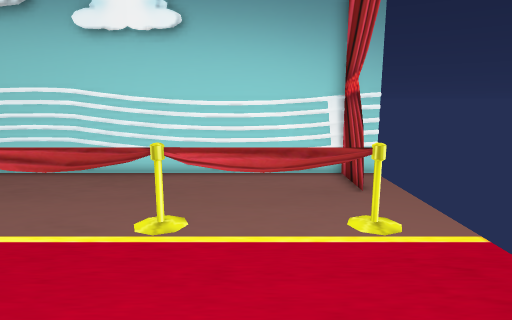
View 1 (above)

16 first-person views from a walk through a Unity game level. The camera is 1.4 m above the floor, tilts 10° down and sees 75° across. The floor is counted in squares, 0.45 m on a side. Each view is taken from the middle of a square. On the plan, view 1 faces up. The plan holds only what a view shows up to about 20 squares ahead; the rest is blank. The place goes on beyond the plan. The player is left out.

View 2
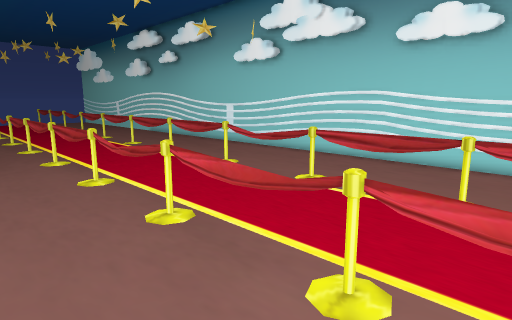

View 3
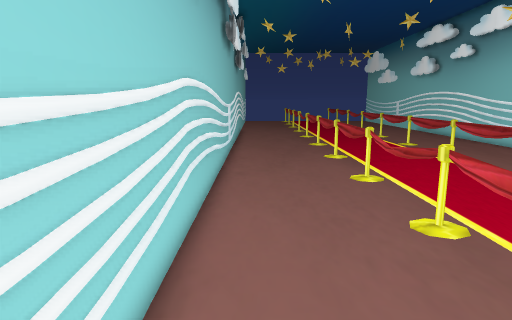

View 4
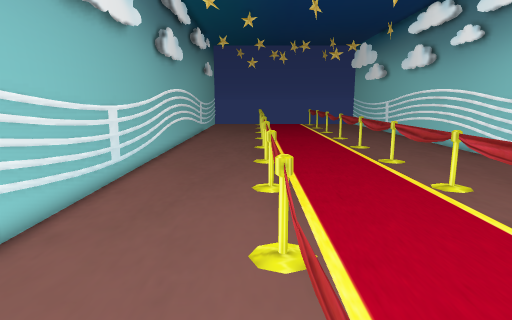

View 5
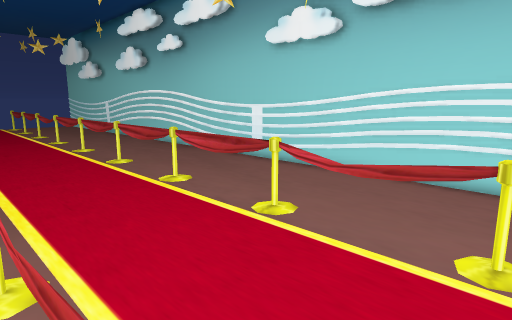

View 6
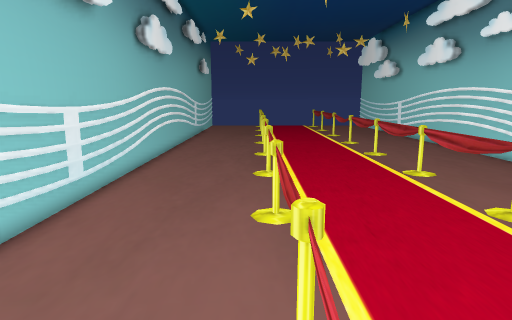

View 7
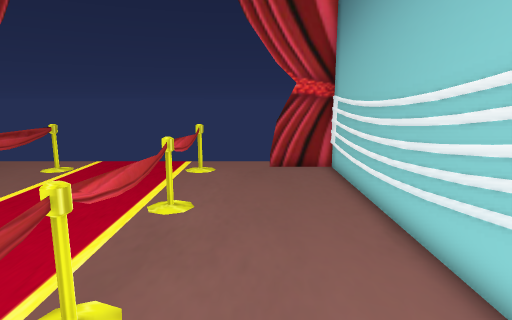

View 8
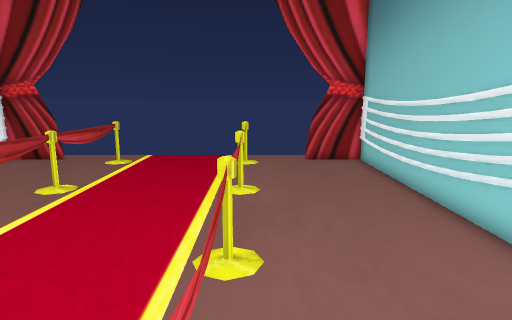

View 9
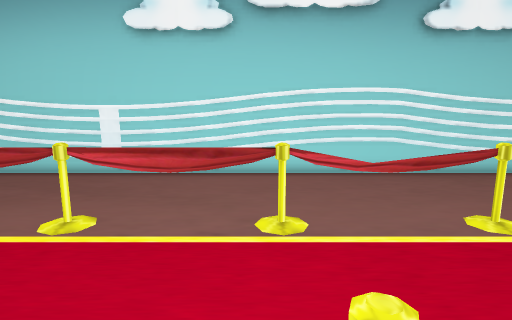

View 10
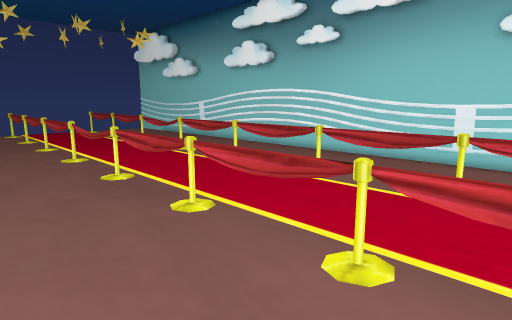

View 11
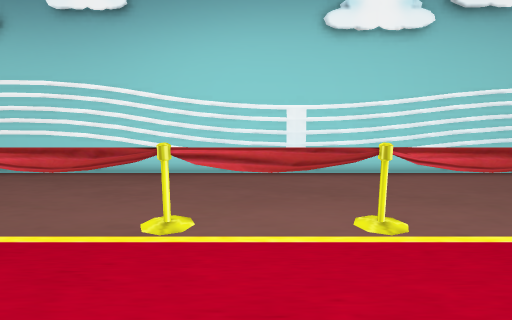

View 12
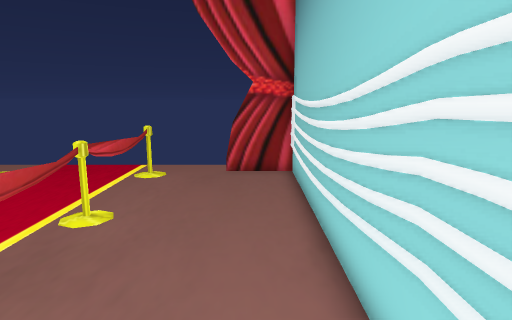

View 13
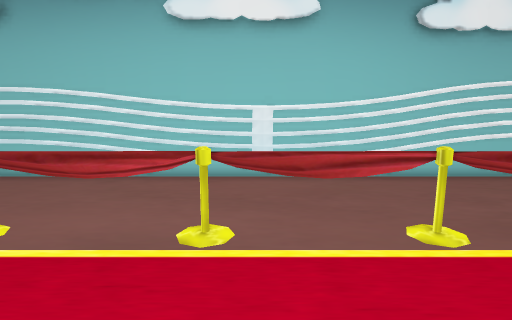

View 14
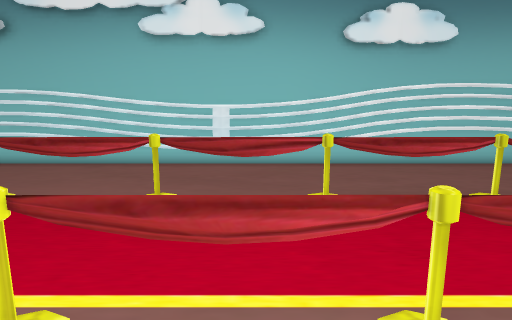

View 15
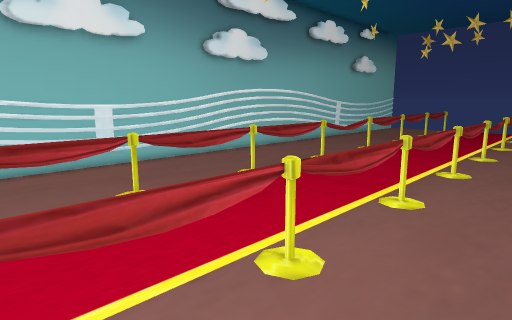

View 16
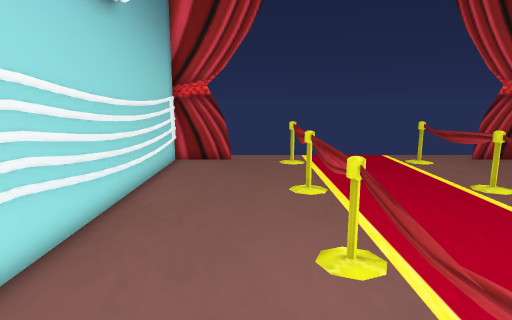

### Floor plan
Points are (right, up) in squares from view 1. A wall is a line through its corners. A room is listed if a view was taken in it or the views show most of it. See-through windows are left out.
Room 1 (views 1, 2, 3, 4, 5, 6, 7, 8, 9, 10, 11, 12)
walls: (-20.8, -4.6) (-20.3, -4.5) (-19.8, -4.6); (-20.8, -4.7) (-20.3, -4.5) (-19.7, -4.7); (3, -4.6) (3.5, -4.5); (3, -4.7) (3.8, -4.5) (3.8, -1.6); (-30.5, -4.6) (3.8, -4.6)
low walls: (-13.8, 1.5) (-18.8, 1.5); (-8, 1.5) (-13.2, 1.5); (-18.9, 1.5) (-24.1, 1.5); (-2.5, 1.5) (-7.8, 1.5); (-24.5, 1.5) (-29.6, 1.5); (2.9, 1.5) (-2.4, 1.5)
ways out: opening at (4.5, 1.5); gap at (-26, 2); gap at (-23, 2); gap at (-15, 2); gap at (-12, 2); gap at (-4, 2); gap at (-1, 2)
Room 2 (views 13, 14, 15, 16)
walls: (-19.7, 14.3) (-20.2, 14.2) (-20.7, 14.4); (-19.7, 14.4) (-20.3, 14.2); (3.8, 11.2) (3.8, 14.2) (3, 14.3); (3.5, 14.2) (3, 14.4); (5.4, 14.4) (-30.5, 14.4)
low walls: (-11.9, 8.1) (-8, 8.1); (-18.8, 8.1) (-14.4, 8.1); (-7.2, 8.1) (-2.8, 8.1); (-24.1, 8.1) (-18.9, 8.1); (-1.5, 8.1) (2.6, 8.1); (-29.5, 8.1) (-24.4, 8.1)
ways out: opening at (4.5, 8); gap at (-26, 8); gap at (-23, 8); gap at (-15, 8); gap at (-12, 8); gap at (-4, 8); gap at (-1, 8)

Where each view was taken, in squares from view 1:
view 1: 0 up, 0 right, facing up
view 2: 3 down, 0 right, facing up-left
view 3: 3 down, 0 right, facing left
view 4: 1 up, 7 left, facing left
view 5: 1 up, 7 left, facing up-left
view 6: 1 up, 10 left, facing left
view 7: 1 down, 12 left, facing right
view 8: 1 up, 14 left, facing right
view 9: 0 up, 14 left, facing up
view 10: 4 down, 16 left, facing up-left
view 11: 0 up, 22 left, facing up
view 12: 3 down, 11 left, facing right
view 13: 9 up, 20 left, facing down
view 14: 12 up, 22 left, facing down
view 15: 12 up, 14 left, facing down-left
view 16: 10 up, 14 left, facing right
